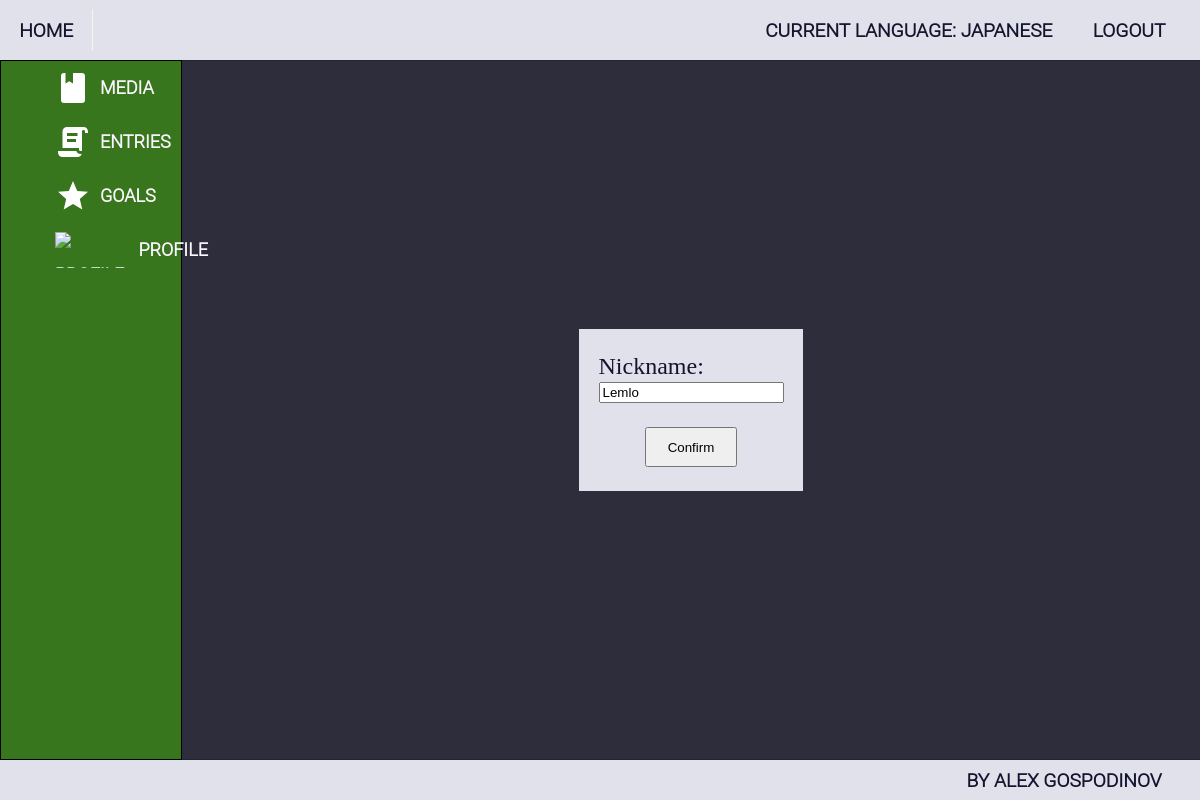
The app's page /accounts/profile/1/edit/ (signed in) with its own data.
### ImmersionTracker/accounts/models.py (models this page shows, shortened)
class ImmersionTrackerUser(auth_models.AbstractBaseUser, auth_models.PermissionsMixin):
    MAX_EMAIL_LENGTH = 150
    MAX_FIRST_NAME_LENGTH = 150
    MAX_LAST_NAME_LENGTH = 150
    email = models.EmailField(
        _("email address"),
        max_length=MAX_EMAIL_LENGTH,
        unique=True,
        error_messages={
            "unique": _("A user with that email already exists."),
        },
    )
    first_name = models.CharField(_("first name"), max_length=MAX_FIRST_NAME_LENGTH, blank=True)
    last_name = models.CharField(_("last name"), max_length=MAX_LAST_NAME_LENGTH, blank=True)
    is_staff = models.BooleanField(
        _("staff status"),
        default=False,
        help_text=_("Designates whether the user can log into this admin site."),
    )
    is_active = models.BooleanField(
        _("active"),
        default=True,
        help_text=_(
            "Designates whether this user should be treated as active. "
            "Unselect this instead of deleting accounts."
        ),
    )
    date_joined = models.DateTimeField(_("date joined"), default=timezone.now)
    object = ImmersionTrackerUserManager()
    USERNAME_FIELD = 'email'

class Profile(models.Model):
    NICKNAME_MAX_LENGTH = 20
    nickname = models.CharField(
        max_length=NICKNAME_MAX_LENGTH,
        blank=True,
        null=True,
    )
    current_language = models.ForeignKey('languages.Language', on_delete=models.SET_NULL, blank=True, null=True)
    user = models.OneToOneField(
        ImmersionTrackerUser,
        on_delete=models.CASCADE,
        related_name='profile',
        primary_key=True,
    )

### ImmersionTracker/languages/models.py (models this page shows, shortened)
class Language(HasOwnerProfile, models.Model):
    LANGUAGE_NAME_MAX_LENGTH = 20
    name = models.CharField(
        max_length=LANGUAGE_NAME_MAX_LENGTH,
        null=False,
        blank=False,
    )

### ImmersionTracker/accounts/views.py (the view, shortened to what this page needs)
# urls.py: path('<int:pk>/edit/', ProfileEditView.as_view(), name='profile_edit'),
class ProfileEditView(LoginRequiredMixin, views.UpdateView):
    queryset = Profile.objects.all()
    template_name = 'accounts/profile_edit.html'
    fields = ('nickname',)

### templates/accounts/profile_edit.html (shortened to what this page needs)
{% extends 'base.html' %}
{% block main_content %}
    <div class="form-wrapper">
        <form action="{% url 'profile_edit' pk=request.user.id %}" method="post">
            {{ form }}
            <button type="submit"> Confirm </button>
        </form>
    </div>
{% endblock %}

### templates/base.html (shortened to what this page needs)
{% load static %}
<!DOCTYPE html>
<html lang="en">
<head>
    <link rel="stylesheet" href="{% static 'style/style.css' %}">
</head>
<body>
    <header>
        <div class="go-to-index-btn">
            <a href="{% url 'index' %}"> Home </a>
        </div>
        <div class="navigation">
            <ul class="header-nav logout-and-language">
                {% if request.user.is_authenticated %}
                    <li><a href="{% url 'languages_index' %}">Current Language:
                        {% if request.user.profile.current_language %}
                            {{ request.user.profile.current_language.name }}
                        {% else %}
                            None
                        {% endif %}
                        </a>
                    </li>
                    <li><a href="{% url 'logout' %}"> Logout </a></li>
                {% else %}
                    <li><a href="{% url 'login' %}"> Log In </a></li>
                    <li><a href="{% url 'register_account' %}"> Register </a></li>
                {% endif %}
            </ul>
        </div>
    </header>
    <div class="base-wrapper">
    <div class="sidebar">
        <ul class="sidebar-buttons">
            {% if request.user.is_authenticated %}
                <li class="sidebar-button">
                    <div class="sidebar-button-wrapper">
                        <img class="sidebar-icon" src="{% static 'icons/media.svg' %}" alt="media-icon">
                        <div class="sidebar-button-link">
                            <a href="{% url 'all_media' %}">media</a>
                        </div>
                    </div>
                </li>
                <li class="sidebar-button">
                    <div class="sidebar-button-wrapper">
                        <img class="sidebar-icon" src="{% static 'icons/entry_text.svg' %}" alt="entry-icon">
                        <div class="sidebar-button-link">
                            <a href="{% url 'all_entries' %}">entries</a>
                        </div>
                    </div>
                </li>
                <li class="sidebar-button">
                    <div class="sidebar-button-wrapper">
                        <img class="sidebar-icon" src="{% static 'icons/goal.svg' %}" alt="goal-icon">
                        <div class="sidebar-button-link">
                            <a href="{% url 'all_goals' %}">goals</a>
                        </div>
                    </div>
                </li>
                <li class="sidebar-button">
                    <div class="sidebar-button-wrapper">
                        <img class="sidebar-icon" src="{% static 'icons/profile.svg' %}" alt="profile-icon">
                        <div class="sidebar-button-link">
                            <a href="{% url 'profile_details' pk=request.user.id %}">profile</a>
                        </div>
                    </div>
                </li>
            {% endif %}
        </ul>
    </div>
        {% block main_content %}
        {% endblock %}
    </div>
    <footer class="footer">
        <p class="credit">By Alex Gospodinov</p>
    </footer>
</body>
</html>

### staticfiles/style/main.css (style rules this page uses)
body { background-color: #2d2d3b; color: #FCF7FF; height: 100vh; margin: 0; padding: 0; display: flex; flex-direction: column; }
a { color: inherit; text-decoration: none; }
.base-wrapper { flex: 1; display: flex; }
html { overflow: hidden; }

### staticfiles/style/header_footer_and_sidebar.css (style rules this page uses)
header, footer { background-color: #e1e1eb; color: #14142e; font-size: larger; font-family: "Roboto Light", sans-serif; font-weight: bold; text-transform: uppercase; height: 60px; box-shadow: 1px 0 1px black; display: flex; flex-direction: row; align-items: center; }
.footer { height: 40px; justify-content: end; padding-right: 2em; }
.navigation { display: flex; flex-direction: row; justify-content: end; flex: 1; }
.header-nav { margin: 1em 0 1em 0; padding: 0 1em 0 1em; list-style-type: none; display: flex; flex-direction: row; gap: 0.5em; }
.header-nav > li { padding: 0.5em 0.8em 0.5em 0.8em }
.go-to-index-btn { flex: 0; padding: 0.5em 1em 0.5em 1em; margin-right: 0.5em; border-right: 0.1em solid #f1f6f0; }
.sidebar { width: 15%; flex-shrink: 0; background-color: #38761d; border: 1px solid black; font-size: large; font-family: "Roboto Light", sans-serif; font-weight: bold; }
.sidebar > ul { list-style-type: none; text-transform: uppercase; }
.sidebar-button-wrapper { display: flex; align-items: center; gap: 0.5em; }
.sidebar-button-wrapper > img { box-sizing: border-box; height: 2em; padding-left: 3em; }
.sidebar-button { width: 100%; height: 3em; line-height: 3em; text-align: center; }
ul { padding: 0; margin: 0; }

### staticfiles/style/forms.css (style rules this page uses)
.form-wrapper { width: 100%; display: flex; justify-content: center; align-items: center; }
.form-wrapper > form { display: flex; flex-direction: column; background-color: #e1e1eb; color: #14142e; padding: 1em 0.8em; gap: 1em; font-size: x-large; }
.form-wrapper > form > div { display: flex; flex-direction: column; gap: 0.1em; }
.form-wrapper > form > button { width: 50%; height: 3em; margin-left: 25%; }

### records on screen
ImmersionTrackerUser: user.profile.current_language.name "JAPANESE"
Profile: nickname "Lemlo"
